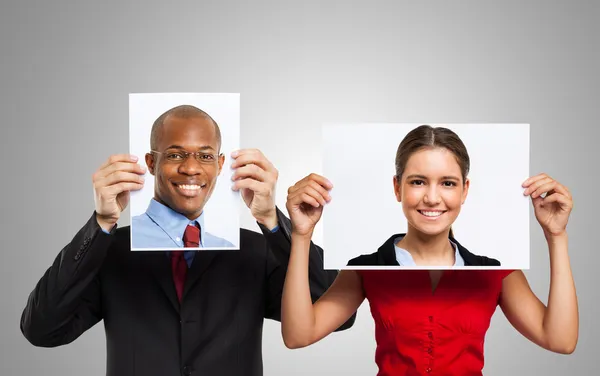
#> input picture IPMV/Question Bank/Answers/test.jpg, 600 x 376 px
$ jupyter execute 17.ipynb   (shell and % lines are left out)
#> lines starting #> are read from the running program, lines starting #| are printed output that depends on the picture; after the words box and inside, x2 and y2 are one past the last pixel; in counts of white or black regions, pixels touching at a corner belong together
[cell 1]
import cv2
import matplotlib.pyplot as plt

[cell 2]
# Load the input image
input_image_path = "test.jpg"  # Change this to your input image path
try:
    image = cv2.imread(input_image_path)
#> image is the input picture: shape (376, 600, 3); mean B, G, R 148.1, 150, 166.6
    if image is None:
        raise FileNotFoundError(f"Unable to load image: {input_image_path}")
except Exception as e:
    print(f"Error: {e}")
    exit()

[cell 3]
# Function to check if a face is detected in the image
def check_face(image):
    face_cascade = cv2.CascadeClassifier(cv2.data.haarcascades + 'haarcascade_frontalface_default.xml')
    gray = cv2.cvtColor(image, cv2.COLOR_BGR2GRAY)
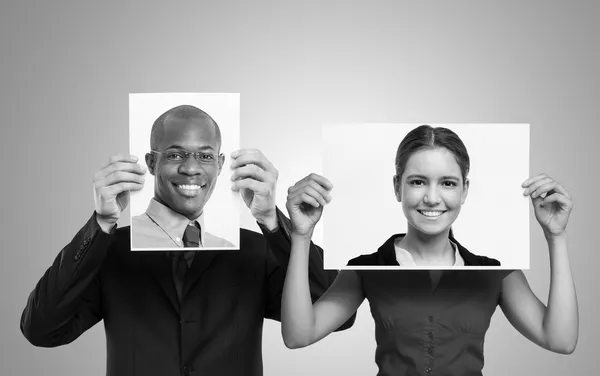
#> gray: shape (376, 600); min 0, max 255, mean 154.7
    faces = face_cascade.detectMultiScale(gray, scaleFactor=1.1, minNeighbors=5, minSize=(30, 30))
#> faces = [[392, 151, 81, 81], [148, 125, 79, 79]]
    return len(faces) > 0

# Check if a face is detected in the image
face_detected = check_face(image)
#> face_detected = True

[cell 4]
# If a face is detected, draw a square around it
if face_detected:
    # Draw a square around each detected face
    face_cascade = cv2.CascadeClassifier(cv2.data.haarcascades + 'haarcascade_frontalface_default.xml')
    gray = cv2.cvtColor(image, cv2.COLOR_BGR2GRAY)
    faces = face_cascade.detectMultiScale(gray, scaleFactor=1.1, minNeighbors=5, minSize=(30, 30))
#> faces = [[392, 151, 81, 81], [148, 125, 79, 79]]
    for (x, y, w, h) in faces:
        cv2.rectangle(image, (x, y), (x+w, y+h), (255, 0, 0), 2)
#> this loop made 2 passes
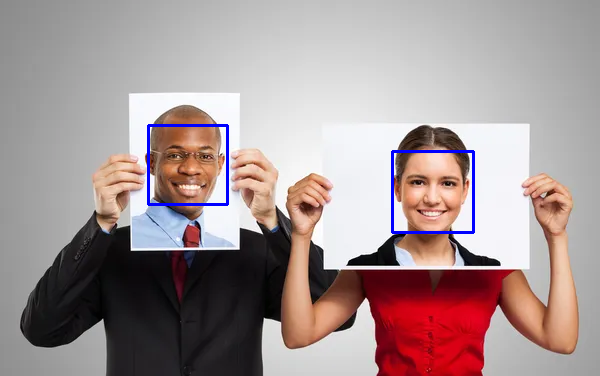
#> image: shape (376, 600, 3); 0.85% of pixels changed, all inside (x1, y1, x2, y2) = (147, 124, 475, 234)

    # Display the image with squares around detected faces
    plt.imshow(cv2.cvtColor(image, cv2.COLOR_BGR2RGB))
    plt.axis('off')
    plt.show()

    print("Face detected and image with square around the face displayed.")
else:
    print("No face detected in the image.")
